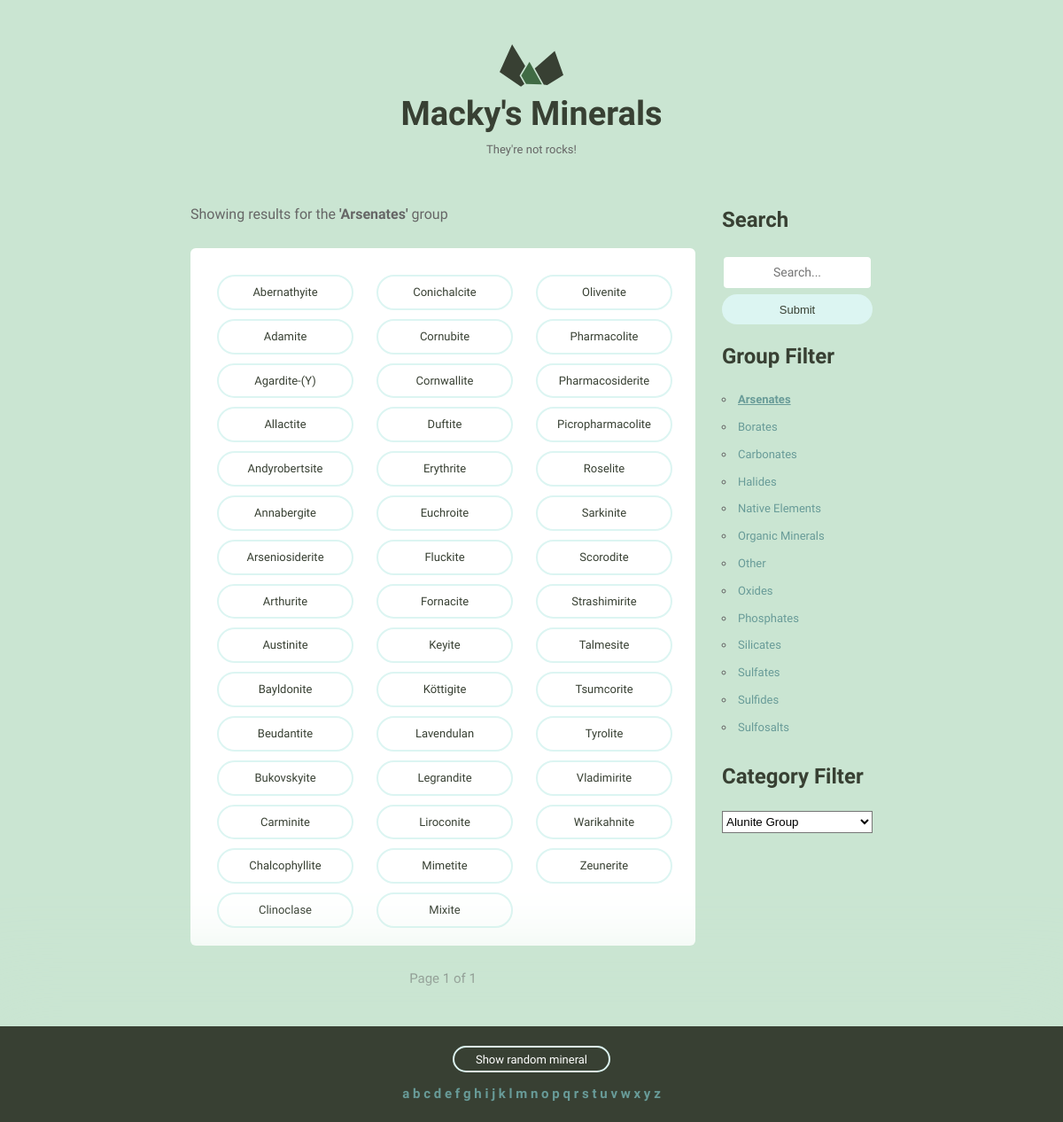
Screenshot of /?group=Arsenates with the database file from the repository.
### mineral_detail/models.py (models this page shows, shortened)
class Group(models.Model):
    name = models.CharField(max_length=500)

class Mineral(models.Model):
    name = models.CharField(max_length=500)
    image_filename = models.CharField(max_length=500)
    image_caption = models.CharField(max_length=500)
    formula = models.CharField(max_length=500, blank=True)
    strunz = models.CharField(max_length=500, blank=True)
    crystal_system = models.CharField(max_length=500)
    unit_cell = models.CharField(max_length=500, blank=True)
    color = models.CharField(max_length=500, blank=True)
    crystal_symmetry = models.CharField(max_length=500, blank=True)
    cleavage = models.CharField(max_length=500, blank=True)
    mohs_scale = models.CharField(max_length=500, blank=True)
    luster = models.CharField(max_length=500, blank=True)
    streak = models.CharField(max_length=500, blank=True)
    diaphaneity = models.CharField(max_length=500, blank=True)
    optical_prop = models.CharField(max_length=500, blank=True)
    refractive_index = models.CharField(max_length=500, blank=True)
    crystal_habit = models.CharField(max_length=500, blank=True)
    specific_gravity = models.CharField(max_length=500, blank=True)
    categories = models.ManyToManyField(Category)
    group = models.ForeignKey(Group, on_delete=models.CASCADE)
    def first_name(self):
        return self.name.split(", ")[0]

### mineral_catalog/views.py (the view)
# urls.py: path('', views.index, name='index'),
def index(request):
    search_box_query = request.GET.get('search-box', None)
    group_search_query = request.GET.get('group', None)
    category_search_query = request.GET.get('cat', None)
    searched_letter = None
    if search_box_query:
        query = Q(group__name__icontains=search_box_query) | Q(categories__name__icontains=search_box_query)
        for field in Mineral._meta.get_fields():
            if field.name not in ['id', 'group', 'categories']:
                query |= Q(**{field.name + '__icontains': search_box_query})
    elif group_search_query:
        query = Q(group__name=group_search_query)
    elif category_search_query:
        query = Q(categories__name=category_search_query)
    else:
        searched_letter = request.GET.get('letter', 'a')
        query = Q(name__istartswith=searched_letter)
    filtered_minerals = Mineral.objects.filter(query).distinct()
    all_mineral_ids = Mineral.objects.all().values('id')
    rand_num = random.randint(1, all_mineral_ids.count())
    paginator = Paginator(filtered_minerals, 101)
    page = request.GET.get('page')
    minerals = paginator.get_page(page)
    groups = Group.objects.values('name').order_by('name')
    categories = Category.objects.values('name').order_by('name')
    context = {
        'minerals': minerals,
        'rand_mineral': rand_num,
        'letters': string.ascii_lowercase,
        'searched_letter': searched_letter,
        'searched_category': category_search_query,
        'searched_group': group_search_query,
        'search_term': search_box_query,
        'mineral_groups': groups,
        'mineral_categories': categories,
    }
    return render(request, 'index.html', context)

### mineral_detail/templatetags/custom_tags.py (called while the page is built)
@register.simple_tag(name='url_filter_replace')
def url_filter_replace(request, field, value):
    url_string = request.GET.copy()
    return u"/?{}={}".format(field, value)

### templates/index.html (shortened to what this page needs)
{% extends "layout.html" %}
{% block content %}
    {% if not minerals and search_term %}
        <div class="minerals__empty">
            <h2>No minerals found</h2>
            <p>No matches for '{{ search_term }}'. Please try a different search term.</p>
        </div>
    {% else %}
        {% if search_term %}
            <div>
                <p>Showing results for <span class="search-term">'{{ search_term }}'</span> in all mineral fields</p>
            </div>
        {% elif searched_group %}
            <div>
                <p>Showing results for the <span class="search-term">'{{ searched_group }}'</span> group</p>
            </div>
        {% elif searched_category %}
            <div>
                <p>Showing results for the <span class="search-term">'{{ searched_category }}'</span> category</p>
            </div>
        {% elif searched_letter %}
            <div>
                <p>Showing results for mineral names beginning with '{{ searched_letter|upper }}'</p>
            </div>
        {% endif %}
        <ul class="minerals__container">
            {% for mineral in minerals %}
                <li class="minerals__item">
                    <a class="minerals__anchor"
                       href="{% url 'mineral_detail' mineral.pk %}">{{ mineral.first_name }}</a>
                </li>
            {% endfor %}
        </ul>
    {% endif %}
    {% if minerals %}
        <div class="pagination">
            <div class="current">
                Page {{ minerals.number }} of {{ minerals.paginator.num_pages }}
            </div>
        </div>
    {% endif %}
{% endblock %}

### static/css/global.css (style rules this page uses)
html { font-family: sans-serif; -ms-text-size-adjust: 100%; -webkit-text-size-adjust: 100%; }
body { margin: 0; }
a { background-color: transparent; }
html { font-size: 62.5%; }
body { background-color: #CAE5D2; font-size: 1.5em; line-height: 1.6; font-weight: 400; font-family: "Cousine"; color: #666; }
p { margin-top: 0; font-size: 1.6rem; }
a { color: #689b98; text-decoration: none; -webkit-transition: color 0.2s; -moz-transition: color 0.2s; -ms-transition: color 0.2s; -o-transition: color 0.2s; transition: color 0.2s; }
ul { list-style: circle inside; padding-left: 0; margin-top: 0; }
li { margin-bottom: 1rem; font-size: 1.3rem; }
table, p, ul { margin-bottom: 2.5rem; }
.minerals__container { background-color: #fff; border-radius: 6px; list-style: none; padding: 30px 30px 20px 30px; -webkit-column-gap: 30px; -moz-column-gap: 30px; column-gap: 30px; }
@media (min-width: 640px) { .minerals__container { -webkit-column-count: 3; -moz-column-count: 3; column-count: 3; } }
.minerals__anchor { border: solid 2px #DCF5F2; border-radius: 100px; color: #384033; display: block; font-size: 13px; text-align: center; padding: 8px 0 7px 0; width: 100%; transition: background-color 200ms ease-in-out, font-weight 200ms ease-in-out, color 200ms ease-in-out; }
.pagination { text-align: center; }
.current { display: block; }

### static/css/custom.css (style rules this page uses)
.search-term { font-weight: bold; }

### rows the page displays
Group: name "Arsenates"
Mineral: first_name "Abernathyite"
Mineral: first_name "Adamite"
Mineral: first_name "Agardite-(Y)"
Mineral: first_name "Allactite"
Mineral: first_name "Andyrobertsite"
Mineral: first_name "Annabergite"
Mineral: first_name "Arseniosiderite"
Mineral: first_name "Arthurite"
Mineral: first_name "Austinite"
Mineral: first_name "Bayldonite"
Mineral: first_name "Beudantite"
Mineral: first_name "Bukovskyite"
Mineral: first_name "Carminite"
Mineral: first_name "Chalcophyllite"
Mineral: first_name "Clinoclase"
Mineral: first_name "Conichalcite"
Mineral: first_name "Cornubite"
Mineral: first_name "Cornwallite"
Mineral: first_name "Duftite"
Mineral: first_name "Erythrite"
Mineral: first_name "Euchroite"
Mineral: first_name "Fluckite"
Mineral: first_name "Fornacite"
Mineral: first_name "Keyite"
Mineral: first_name "Köttigite"
Mineral: first_name "Lavendulan"
Mineral: first_name "Legrandite"
Mineral: first_name "Liroconite"
Mineral: first_name "Mimetite"
Mineral: first_name "Mixite"
Mineral: first_name "Olivenite"
Mineral: first_name "Pharmacolite"
Mineral: first_name "Pharmacosiderite"
Mineral: first_name "Picropharmacolite"
Mineral: first_name "Roselite"
Mineral: first_name "Sarkinite"
Mineral: first_name "Scorodite"
Mineral: first_name "Strashimirite"
Mineral: first_name "Talmesite"
Mineral: first_name "Tsumcorite"
Mineral: first_name "Tyrolite"
Mineral: first_name "Vladimirite"
Mineral: first_name "Warikahnite"
Mineral: first_name "Zeunerite"

### other values shown
{{ minerals.number }} "1"
{{ minerals.paginator.num_pages }} "1"
{{ group.name|title }} "Arsenates" "Borates" "Carbonates" "Halides" "Native Elements" "Organic Minerals" "Other" "Oxides" "Phosphates" "Silicates" "Sulfates" "Sulfides" "Sulfosalts"
{{ letter }} "a" "b" "c" "d" "e" "f" "g" "h" "i" "j" "k" "l" "m" "n" "o" "p" "q" "r" "s" "t" "u" "v" "w" "x" "y" "z"
form field value "Alunite Group"
